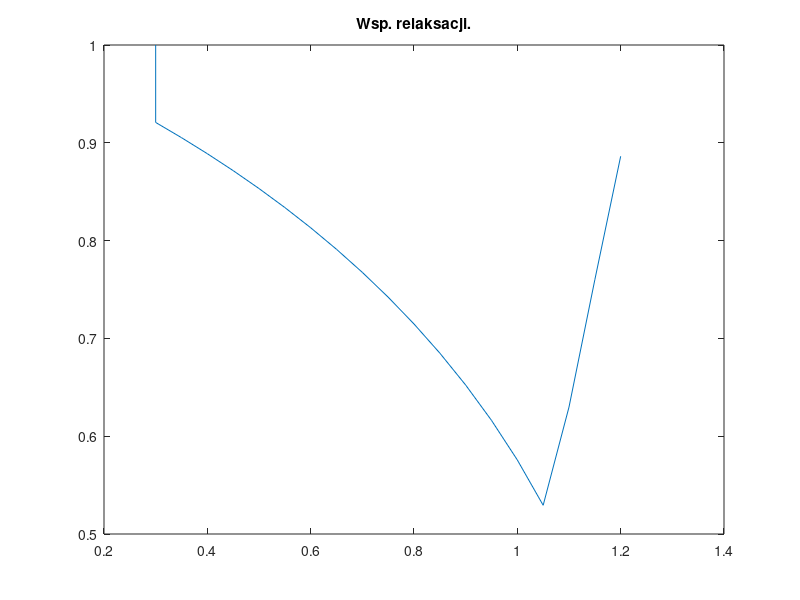

Recreate this plot in MATLAB.
clc; 
clearvars; 
close all;

Jacobi = 1;
SOR = 1;

%% Rozwiazujemy ukl. rownan postaci A*x = b

A = [
    1   0   -1  0  0  0  0
    -1  1    1  0  0  0  0
    0  -1    2 -1  0  0  0
    0  -1    0  2  0  1  0
    0  -1   -1  0  2  1  1
    0   0    1 -1  0  2  -1 
    0   0    0 -1  1  -1  2
    ];
b = [0 0 0 0 0 20 0]';

N = 500;
tol = 10e-5;
err = ones(1,N);

%% ##############################
%% ######### Jacobi #############
%% ##############################

if Jacobi  ==  1

S = diag(diag(A)) % Wybiera elem. diag. i reszte uzup. zerami
T = S - A
x = zeros(size(b))

for k = 1:N,
        x = S\(T*x + b);
        r = b-A*x;
        err(k) = norm(r);
        if (err(k) <=  tol),
                disp('Jacobi k = '), disp(k);
                break;
        end
end

semilogy([1:N],err);
title('Jacobi')
xlabel('Liczba iteracji')

end

%% ##############################
%% ######### Metoda SOR #########
%% ##############################

if SOR  ==  1
    
D = diag(diag(A));
L = tril(A,-1);
U = triu(A,1);
x = zeros(size(b));
err = ones(1,N);
w = 1.05;

for k = 1:N,
        x = inv(D + w*L)*((1-w)*D-w*U)*x + w*inv(D + w*L)*b;
        r = b-A*x;
        err(k) = norm(r);
        if (err(k) <=  tol),
                disp('SOR k = '),disp(k);
                break;
        end
end

semilogy([1:N],err);
title('SOR')
xlabel('Liczba iteracji')

% Wyliczenie wspolczynika relaksacji dla metody SOR.

poczatek_przedzialu = 0.3;
koniec_przedzialu = 1.2;
krok_szukania = 0.05;
petlowanie = ((koniec_przedzialu - poczatek_przedzialu)/krok_szukania)  +  1;
ro = 1;
optym_w = 1;
w = poczatek_przedzialu;
osx = poczatek_przedzialu;

for k = 2:petlowanie + 1,
    M = inv(D + w*L) * ((1-w) * D-w*U);
    ro(k) = max(abs(eig(M)));
    osx(k) = w;
    if (ro(k)<ro(k-1)),
        optym_w = w;
    end
    w = w + krok_szukania;
end

disp('optymalna w = '), disp(optym_w);
plot(osx,ro)
title('Wsp. relaksacji.')
end
